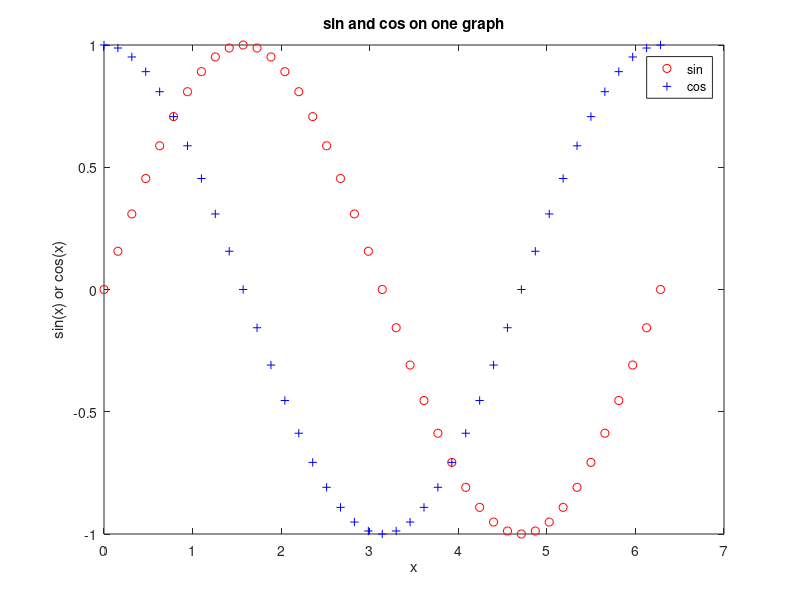

The MATLAB source for this figure:
%more plot functions

%plots sin(x) and cos(x) in the same Figure Window for
%values of x ranging from 0 to 2*pi

xFun = 0:2*pi/40:2*pi;
yFun = sin(xFun);

plot (xFun, yFun, 'ro')
hold on

yFun = cos(xFun);
plot(xFun,yFun, 'b+')

legend ('sin', 'cos')
xlabel ('x')
ylabel('sin(x) or cos(x)')
title ('sin and cos on one graph')
